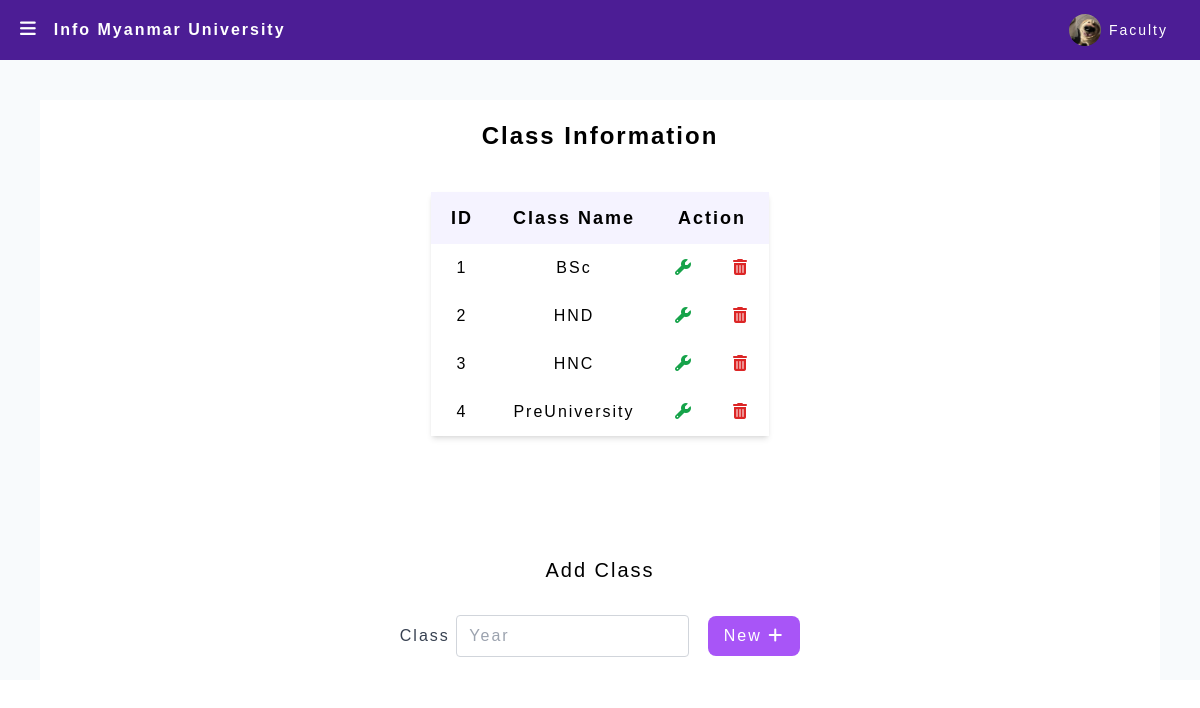
Page /adminyearInfo (signed in) on the committed database.
### Website/models.py (models this page shows)
class Year(db.Model):
    id = db.Column(db.Integer, primary_key=True)
    year_name = db.Column(db.String(150))
    students = db.relationship('Student')
    attendances = db.relationship('Attendance')

### app.py (the view)
@app.route('/adminyearInfo', methods=['GET', 'POST'])
def adminyearInfo():
    if 'admin_id' not in session:
        return redirect(url_for('adminLogin'))
    else:
        return yearinfo()

### Website/adminfeatues.py (called while the page is built, shortened)
def yearinfo():
    years = Year.query.all()
    return render_template("adminyearInfo.html", years=years)

### Website/templates/adminyearInfo.html (shortened to what this page needs)
{% extends "adminlayout.html" %} {% block title %} Year {% endblock%}
{% block content %}
<div class="m-10 flex flex-col justify-center items-center bg-white">
<h3 class="mt-5 text-2xl font-semibold text-center">Class Information</h3>
  <div>
    <table class="text-center mx-16 my-10 shadow-md">
    <thead class="bg-violet-50 text-lg font-semibold">
        <tr>
            <th class="py-3 px-5">ID</th>
            <th class="py-3 px-5">Class Name</th>
            <th class="py-3 px-5" colspan="2">Action</th>
        </tr>
    </thead>
    <tbody>
        {% for year in years %}
        <tr>
            <td class="p-3">{{ year.id }}</td>
            <td class="p-3">{{ year.year_name }}</td>
            <td class="p-3">
                <a id="updateYearBtn" class="mx-2 text-green-600 hover:scale-110 hover:text-green-500" onclick="updateData(this)" data-id-value="{{ year.id }}">
                    <i class="fas fa-wrench"></i>
                </a>
            </td>
            <td class="p-3">
                <button onclick=deleteAlert({{year.id}}) class="mx-2 text-red-600 hover:scale-110 hover:text-red-500" data-item-id="2">
                    <i class="fas fa-trash-alt"></i>
            </button>
            </td>
        </tr>
        {% endfor %}
    </tbody>
</table>
</div>
<div class="mt-20">
  <h2 class="text-xl mb-5 text-center">Add Class</h2>
  <form id="yearForm">
      <div class="mb-3">
          <label for="newYear" class="text-gray-700 font-medium mb-3">Class</label>
          <input
              type="text"
              class="border border-gray-300 px-3 py-2 rounded w-lg focus:outline-none focus:border-blue-800"
              id="newYear"
              name="newYear"
              placeholder="Year"
          />
          <button type="submit" class="mr-0 m-3 rounded-lg bg-purple-500 text-white px-4 py-2 rounded-3xl hover:bg-purple-600 focus:outline-none focus:bg-purple-600">New <i class="fas fa-plus"></i></button>
      </div>
  </form>
</div>
</div>
{% endblock %}

### Website/static/css/index.css (style rules this page uses)
html { font-family: Tahoma, sans-serif !important; letter-spacing: 2px; }

### rows in the picture
Year: id "1", year_name "BSc"
Year: id "2", year_name "HND"
Year: id "3", year_name "HNC"
Year: id "4", year_name "PreUniversity"
